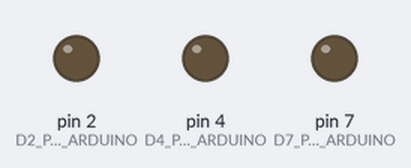
The sketch below on a simulated Arduino Uno, built with avr-gcc and run on an emulated ATmega328P. On the bench: output pins drawn as LEDs (lit = HIGH). Random numbers use the default seed unless the sketch sets one.

Above: at 0.1 s.
At 9.55 s:
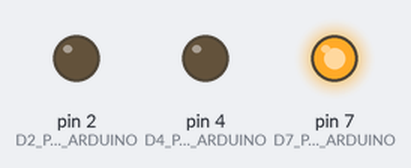
At 13.75 s:
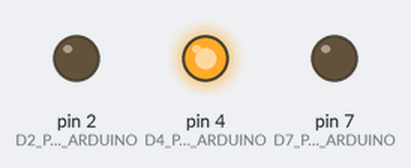
At 19.1 s:
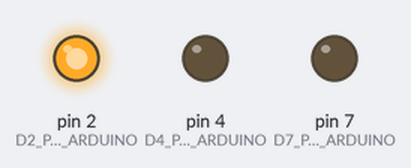
At 25.8 s:
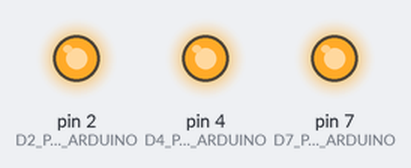
At 38.1 s:
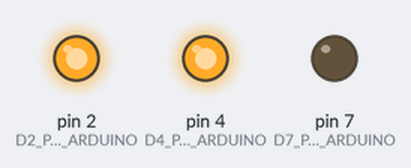
Timing chart, 0 to 40.0 s (numbered marks = the images above):
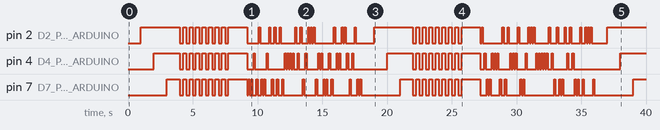

The sketch:

Christmas-lights.ino
```cpp
/**
 * @author: Rezvee Rahman
 * @date: 11/28/2024
 *
 * @description: Doing some basic christmas lights.
 */

/* Includes */
#include <Arduino.h>
#include <math.h>

/* Define PINS being used. Digital pins to Arduino */
#define D2_PIN_TO_ARDUINO 2
#define D4_PIN_TO_ARDUINO 4
#define D7_PIN_TO_ARDUINO 7
#define USED_PINS         3

/* Define Pattern Number Assignments */
#define SEQUENTIAL 0
#define RAPID      1
#define RANDOM     2

/* Functions for blinking lights */
static void turnOffPins(void);

/* Blinking pattern functions */
// static int  pickBlinkPattern(void);
static void sequentialBlink (void);
static void rapidFlashBlink (void);
// static void randFlashBlink  (void);

static int const PIN_LIST[USED_PINS] =
    {D2_PIN_TO_ARDUINO,
     D4_PIN_TO_ARDUINO,
     D7_PIN_TO_ARDUINO};


/*
 * Local Variables
 */

/* Delay Befor the pin gets output value */
static unsigned short const LOW_BOUND_RANDOM_NUM   = 1;
static unsigned short const HIGH_BOUND_RANDOM_NUM  = 2;
static long Delay;

/* Random pattern uses these constants to determine which one to pick */
static unsigned short const FIRST_PIN = 0;
static unsigned short const LAST_PIN  = USED_PINS - 1;


/**
 * This setups the arduino before going into the execution
 * loop.
 */
void setup() {
    /* Setup the Pins as output pins */
    pinMode(D2_PIN_TO_ARDUINO, OUTPUT);
    pinMode(D4_PIN_TO_ARDUINO, OUTPUT);
    pinMode(D7_PIN_TO_ARDUINO, OUTPUT);
}

/**
 * This goes into the execution loop.
 */
void loop() {
    turnOffPins();
    sequentialBlink();
    rapidFlashBlink();
    randFlashBlink();
}

static void turnOffPins() {
  digitalWrite(D2_PIN_TO_ARDUINO, LOW);
  digitalWrite(D4_PIN_TO_ARDUINO, LOW);
  digitalWrite(D7_PIN_TO_ARDUINO, LOW);
}

/* Functions for blinking lights */
static void sequentialBlink(void) {
    long delay_num;
    int  i;

    delay_num = random(LOW_BOUND_RANDOM_NUM,
        HIGH_BOUND_RANDOM_NUM);

    for (i = 0; i < USED_PINS; i++) {
        delay(delay_num * 1000);
        digitalWrite(PIN_LIST[i], HIGH);
    }
    delay (1000);
}

static void rapidFlashBlink(void) {
  int i;
  int j;

  for (i = 0; i < 8; i++) {
    turnOffPins();
    delay (250);
    for (j = 0; j < USED_PINS; j++) {
      digitalWrite(PIN_LIST[j], HIGH);
    }
    delay (250);
  }
  delay(1000);
}

static void randFlashBlink(void) {
  int i;
  int pin;

  for (i = 0; i < 45; i++) {
    /* WTF??? This random function is stupid! */
    pin = random(FIRST_PIN, LAST_PIN + 1);
    delay (100);
    digitalWrite(PIN_LIST[pin], HIGH);
    delay (100);
    turnOffPins();
  }
}
```

Measured:
- by itself, pin 2 (D2_PIN_TO_ARDUINO): LOW → HIGH at 1.0 s, → LOW 3.0 s later, → HIGH 0.25 s later, → LOW 0.25 s later, … (93 changes in this stretch)
- by itself, pin 4 (D4_PIN_TO_ARDUINO): LOW → HIGH at 2.0 s, → LOW 2.0 s later, → HIGH 0.25 s later, → LOW 0.25 s later, … (99 changes in this stretch)
- by itself, pin 7 (D7_PIN_TO_ARDUINO): LOW → HIGH at 3.0 s, → LOW 1.0 s later, → HIGH 0.25 s later, → LOW 0.25 s later, … (95 changes in this stretch)
